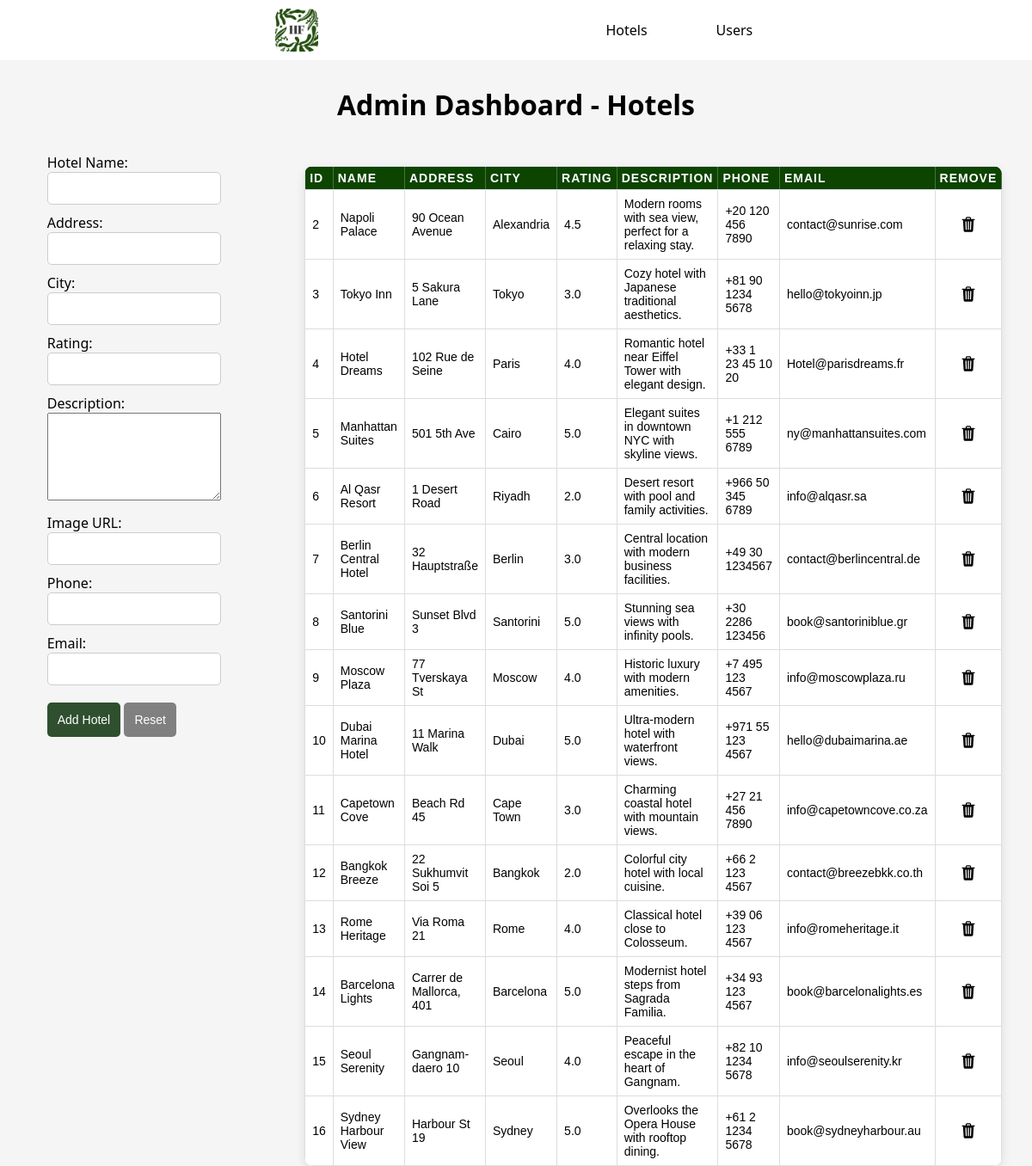
The page /Admin/Admin_hotel.php on the database its author committed.
### tables this page shows
CREATE TABLE `hotels` (
  `id` int(11) NOT NULL,
  `name` varchar(255) NOT NULL,
  `address` varchar(255) NOT NULL,
  `city` varchar(100) NOT NULL,
  `rating` decimal(2,1) DEFAULT NULL,
  `description` text DEFAULT NULL,
  `image` varchar(255) DEFAULT NULL,
  `phone` varchar(20) DEFAULT NULL,
  `email` varchar(100) DEFAULT NULL
);

### Admin/Admin_hotel.php (the view, shortened to what this page needs)
<?php
    $servername = "localhost";
    $username = "root";
    $password = "";
    $dbname = "HoFast";
    $conn = new mysqli($servername, $username, $password, $dbname);
    $sql = "SELECT * FROM hotels";
    $result = $conn->query($sql);
?>
<!DOCTYPE html>
<html lang="en">
<head>
    <link rel="stylesheet" href="../Home.css">
</head>
<body class="signin">
    <nav>
        <div class="nav_box center flex-row">
            <div class="logo center">
                <img src="../source/logo.png" alt="" />
            </div>
            <div class="bottom center">
                <ul>
                    <a href="../Admin/Admin_hotel.php">
                        <li>Hotels</li>
                    </a>
                    <a href="../Admin/Admin_users.php">
                        <li>Users</li>
                    </a>
                </ul>
            </div>
        </div>
    </nav>
    <div class="container" id="Admin_page">
        <h1>Admin Dashboard - Hotels</h1>
        <div class="content">
            <form method="POST" action="<?php echo htmlspecialchars($_SERVER["PHP_SELF"]); ?>" id="admin_hotel_form">
                <div>
                    <label for="hotel_name">Hotel Name:</label>
                    <input type="text" name="name" id="hotel_name" required>
                </div>
                <div>
                    <label for="hotel_address">Address:</label>
                    <input type="text" name="address" id="hotel_address" required>
                </div>
                <div>
                    <label for="hotel_city">City:</label>
                    <input type="text" name="city" id="hotel_city" required>
                </div>
                <div>
                    <label for="hotel_rating">Rating:</label>
                    <input type="number" name="rating" id="hotel_rating" step="0.1" min="0" max="5">
                </div>
                <div>
                    <label for="hotel_description">Description:</label>
                    <textarea name="description" id="hotel_description"></textarea>
                </div>
                <div>
                    <label for="hotel_image">Image URL:</label>
                    <input type="text" name="image" id="hotel_image">
                </div>
                <div>
                    <label for="hotel_phone">Phone:</label>
                    <input type="text" name="phone" id="hotel_phone">
                </div>
                <div>
                    <label for="hotel_email">Email:</label>
                    <input type="email" name="email" id="hotel_email">
                </div>
                <div class="action-buttons">
                    <button type="submit" id="submit_button">Add Hotel</button>
                    <button type="button" onclick="resetForm()" style="background-color:gray;">Reset</button>
                </div>
            </form>
            <table id="hotels_table">
                <thead>
                    <tr>
                        <th>ID</th>
                        <th>Name</th>
                        <th>Address</th>
                        <th>City</th>
                        <th>Rating</th>
                        <th>Description</th>
                        <th>Phone</th>
                        <th>Email</th>
                        <th>Remove</th>
                    </tr>
                </thead>
                <tbody >
                    <?php
                    if ($result && $result->num_rows > 0) {
                        while($row = $result->fetch_assoc()) {
                            echo "<tr data-id='{$row['id']}'
                                    data-name='" . htmlspecialchars($row['name']) . "'
                                    data-address='" . htmlspecialchars($row['address']) . "'
                                    data-city='" . htmlspecialchars($row['city']) . "'
                                    data-rating='" . htmlspecialchars($row['rating']) . "'
                                    data-description='" . htmlspecialchars($row['description']) . "'
                                    data-image='" . htmlspecialchars($row['image']) . "'
                                    data-phone='" . htmlspecialchars($row['phone']) . "'
                                    data-email='" . htmlspecialchars($row['email']) . "'>
                                    <td>{$row['id']}</td>
                                    <td>{$row['name']}</td>
                                    <td>{$row['address']}</td>
                                    <td>{$row['city']}</td>
                                    <td>{$row['rating']}</td>
                                    <td>{$row['description']}</td>
                                    <td>{$row['phone']}</td>
                                    <td>{$row['email']}</td>
                                    <td><a href='delete_hotel.php?id={$row['id']}'><img src='../source/trash.svg' width='20'></a></td>
                                </tr>";
                        }
                    }
                    ?>
                </tbody>
            </table>
        </div>
    </div>
</body>
</html>

### Home.css (style rules this page uses)
* { padding: 0; margin: 0; }
:root { --background-green : #2F4F2F; --Deep : #333333; --Beige : #F5F1E8; --olive-green : #556B2F; --gold:#C4A86A; }
body { background-color: rgb(245, 245, 245); font-family: system-ui, -apple-system, BlinkMacSystemFont, 'Segoe UI', Roboto, Oxygen, Ubuntu, Cantarell, 'Open Sans', 'Helvetica Neue', sans-serif; }
.center { display: flex; align-items: center; justify-content: center; }
.flex-row { flex-direction: row; }
nav { z-index: 99; }
.nav_box { background-color: white; position: fixed; z-index: 100; width: 100%; height: fit-content; justify-content: space-evenly; }
.nav_box .logo { width: fit-content; height: 50px; overflow: hidden; padding: 10px; }
.nav_box .logo img { width: 50px; border-radius: 10px; }
.nav_box .bottom { height: 50px; overflow: hidden; }
.nav_box .bottom ul { list-style: none; display: flex; flex-direction: row; gap: 50px; }
.nav_box .bottom ul li { padding: 15px; transition: 0.5s cubic-bezier(0.47, 0, 0.745, 0.715); border-radius: 10px; }
a { text-decoration: none; color: black; }
.container { background-color:rgb(245, 245, 245); position: relative; top: 60px; }
.signin .container { width: 100%; position: relative; top: 13px; }
.signin form { width: 400px; display: flex; flex-direction: column; gap: 20px; margin-top: 15px; }
.signin input { padding: 12px; border: 1px solid #ccc; border-radius: 5px; font-size: 14px; }
.signin button { background-color: var(--background-green); color: white; padding: 12px; border: none; border-radius: 5px; cursor: pointer; font-size: 14px; transition: 0.3s; }
#Admin_page { overflow-x: hidden; width: 100%; position: absolute; top: 70px; }
#Admin_page h1 { margin-top: 30px; display: block; text-align: center; }
#admin_hotel_form { position: sticky; top: 50px; width: 200px; margin-left: 20px; display: flex; flex-direction: column; gap: 0px; }
#admin_hotel_form input { padding: 10px; width: 180px; }
#Admin_page .content { justify-content: space-around; margin-top: 20px; display: flex; flex-direction: row; }
#Admin_page .content table { margin-left: 30px; height: fit-content; width: calc(100% - 400px); border-collapse: collapse; margin-top: 30px; font-family: Arial, sans-serif; background-color: #ffffff; box-shadow: 0 4px 12px rgba(0, 0, 0, 0.1); border-radius: 10px; overflow: hidden; }
#Admin_page .content thead { background-color: #333; color: #fff; }
#Admin_page .content thead th { border-right: solid rgba(255, 255, 255, 0.247) 1px; }
#Admin_page .content th, td { padding: 5px; text-align: left; border-bottom: 1px solid #ddd; font-size: 14px; }
#Admin_page .content th { text-transform: uppercase; letter-spacing: 1px; }
.container { animation: fadeIn 0.6s ease-out; }

### Admin/Admin_hotel.php (style rules this page uses)
#admin_hotel_form { margin-bottom: 20px; }
#admin_hotel_form div { margin-bottom: 10px; }
#admin_hotel_form label { display: inline-block; width: 120px; }
#admin_hotel_form textarea { width: 100%; }
#hotels_table { width: 100%; border-collapse: collapse; }
#hotels_table th, #hotels_table td { padding: 8px; border: 1px solid #ddd; }
#hotels_table td a { display:flex; justify-content:center; width:100%; height:100%; }
#hotels_table th { background-color:rgb(12, 68, 0); text-align: left; }
#hotels_table img { max-width: 50px; height: auto; }
.action-buttons { margin-top: 10px; }
button { padding: 8px 15px; cursor: pointer; }
textarea { width: 300px; height: 100px; }

### rows shown on the page
hotels: id "2", name "Napoli Palace", address "90 Ocean Avenue", city "Alexandria", rating "4.5", description "Modern rooms with sea view, perfect for a relaxing stay.", phone "+20 120 456 7890", email "contact@sunrise.com"
hotels: id "3", name "Tokyo Inn", address "5 Sakura Lane", city "Tokyo", rating "3.0", description "Cozy hotel with Japanese traditional aesthetics.", phone "+81 90 1234 5678", email "hello@tokyoinn.jp"
hotels: id "4", name "Hotel Dreams", address "102 Rue de Seine", city "Paris", rating "4.0", description "Romantic hotel near Eiffel Tower with elegant design.", phone "+33 1 23 45 10 20", email "Hotel@parisdreams.fr"
hotels: id "5", name "Manhattan Suites", address "501 5th Ave", city "Cairo", rating "5.0", description "Elegant suites in downtown NYC with skyline views.", phone "+1 212 555 6789", email "ny@manhattansuites.com"
hotels: id "6", name "Al Qasr Resort", address "1 Desert Road", city "Riyadh", rating "2.0", description "Desert resort with pool and family activities.", phone "+966 50 345 6789", email "info@alqasr.sa"
hotels: id "7", name "Berlin Central Hotel", address "32 Hauptstraße", city "Berlin", rating "3.0", description "Central location with modern business facilities.", phone "+49 30 1234567", email "contact@berlincentral.de"
hotels: id "8", name "Santorini Blue", address "Sunset Blvd 3", city "Santorini", rating "5.0", description "Stunning sea views with infinity pools.", phone "+30 2286 123456", email "book@santoriniblue.gr"
hotels: id "9", name "Moscow Plaza", address "77 Tverskaya St", city "Moscow", rating "4.0", description "Historic luxury with modern amenities.", phone "+7 495 123 4567", email "info@moscowplaza.ru"
hotels: id "10", name "Dubai Marina Hotel", address "11 Marina Walk", city "Dubai", rating "5.0", description "Ultra-modern hotel with waterfront views.", phone "+971 55 123 4567", email "hello@dubaimarina.ae"
hotels: id "11", name "Capetown Cove", address "Beach Rd 45", city "Cape Town", rating "3.0", description "Charming coastal hotel with mountain views.", phone "+27 21 456 7890", email "info@capetowncove.co.za"
hotels: id "12", name "Bangkok Breeze", address "22 Sukhumvit Soi 5", city "Bangkok", rating "2.0", description "Colorful city hotel with local cuisine.", phone "+66 2 123 4567", email "contact@breezebkk.co.th"
hotels: id "13", name "Rome Heritage", address "Via Roma 21", city "Rome", rating "4.0", description "Classical hotel close to Colosseum.", phone "+39 06 123 4567", email "info@romeheritage.it"
hotels: id "14", name "Barcelona Lights", address "Carrer de Mallorca, 401", city "Barcelona", rating "5.0", description "Modernist hotel steps from Sagrada Familia.", phone "+34 93 123 4567", email "book@barcelonalights.es"
hotels: id "15", name "Seoul Serenity", address "Gangnam-daero 10", city "Seoul", rating "4.0", description "Peaceful escape in the heart of Gangnam.", phone "+82 10 1234 5678", email "info@seoulserenity.kr"
hotels: id "16", name "Sydney Harbour View", address "Harbour St 19", city "Sydney", rating "5.0", description "Overlooks the Opera House with rooftop dining.", phone "+61 2 1234 5678", email "book@sydneyharbour.au"
